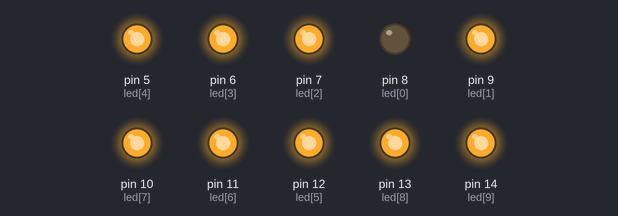
The sketch below on a simulated Arduino Uno, built with avr-gcc and run on an emulated ATmega328P. On the bench: output pins drawn as LEDs (lit = HIGH).

Above: at 0.15 s.
At 0.75 s:
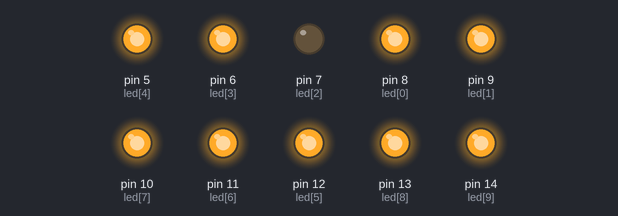
At 1.35 s:
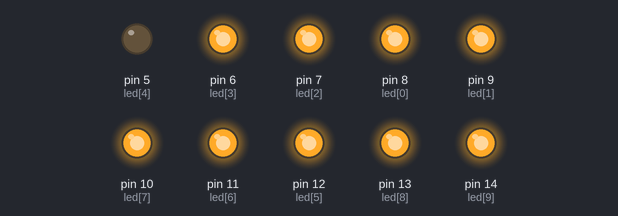
At 2.85 s:
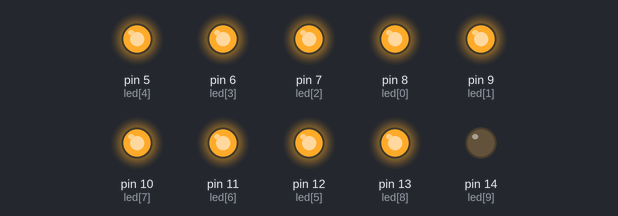
At 4.65 s:
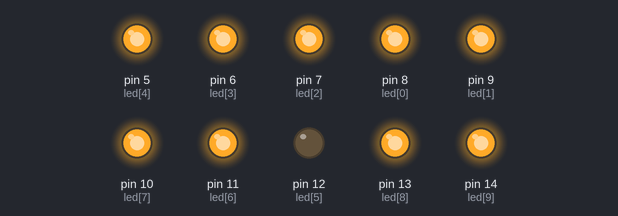
At 6.45 s:
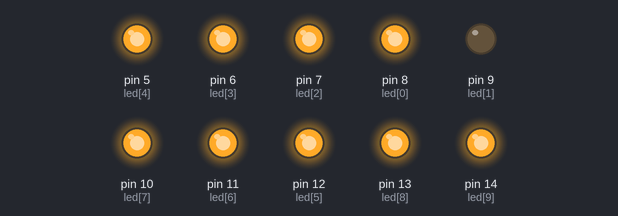
Timing chart, 0 to 6.9 s (numbered marks = the images above):
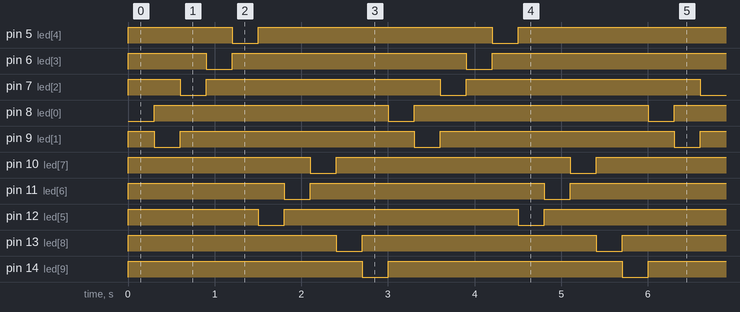

The sketch:

LedCounter2.ino
```cpp
//int led[10] = {14, 13, 10, 11, 12, 5, 6, 7, 9, 8 };
int led[10] = {8, 9, 7, 6, 5, 12, 11, 10, 13, 14};

void setup() {
  for (int i=5; i < 15; ++i)
    pinMode(i, OUTPUT);
}

int count = 0;
void loop() {

  for (int i=5; i < 15; ++i)
    digitalWrite(i, HIGH);

  digitalWrite(led[count], LOW);
  ++count;
  if (count >= 10)
    count = 0;

  delay(300);
}
```

Measured:
- by itself, pin 8 (led[0]), pin 13 (led[8]), pin 14 (led[9]): alternates HIGH for 2.7 s and LOW for 0.30 s
- by itself, pin 5 (led[4]), pin 6 (led[3]), pin 7 (led[2]), pin 9 (led[1]), pin 10 (led[7]), pin 11 (led[6]), pin 12 (led[5]): repeats every 3.0 s: LOW 0.30 s, HIGH 2.7 s
- by itself, everything shown: repeats every 3.0 s, in 10 steps
